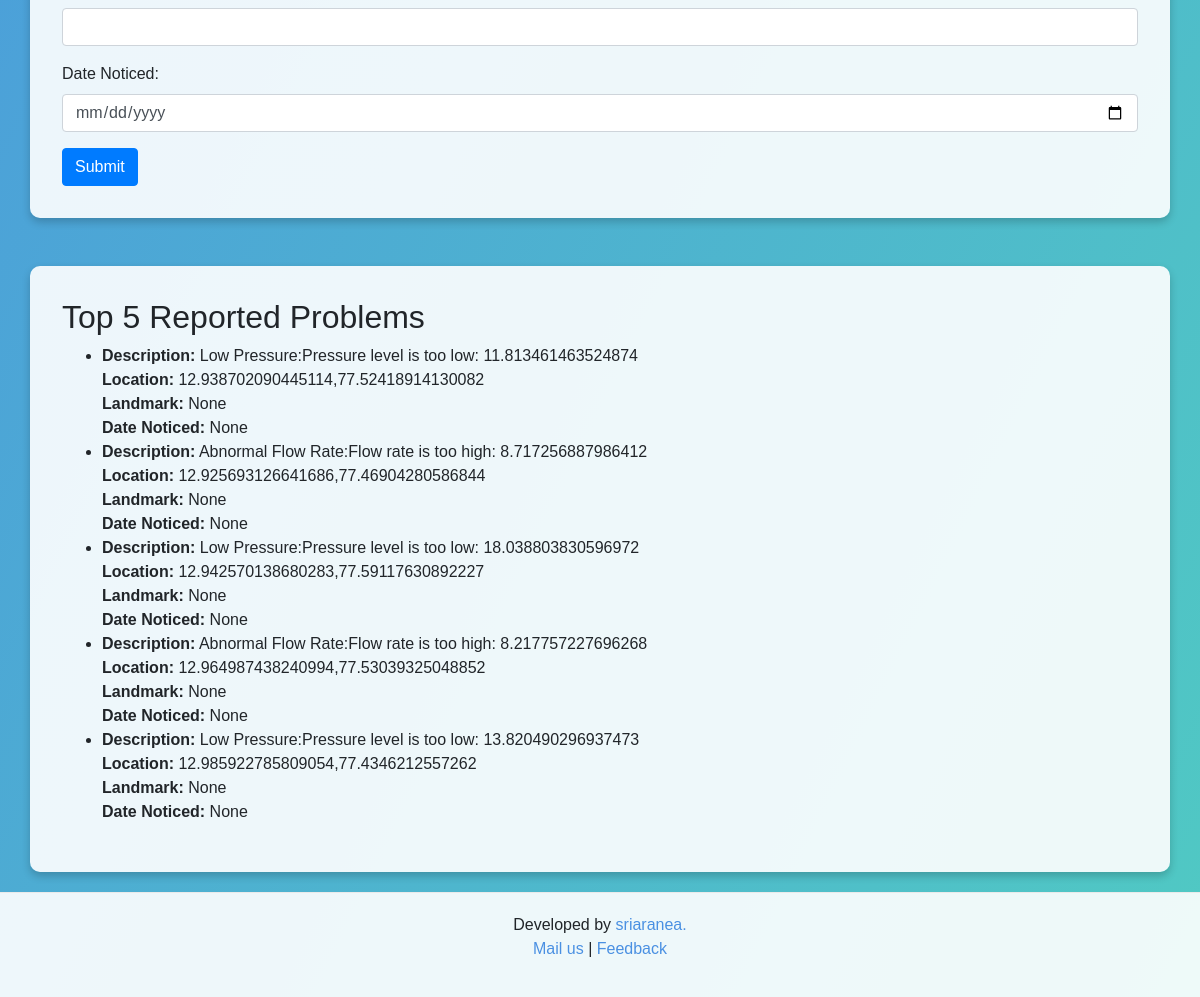
Before: / (lower part) with the older database file.
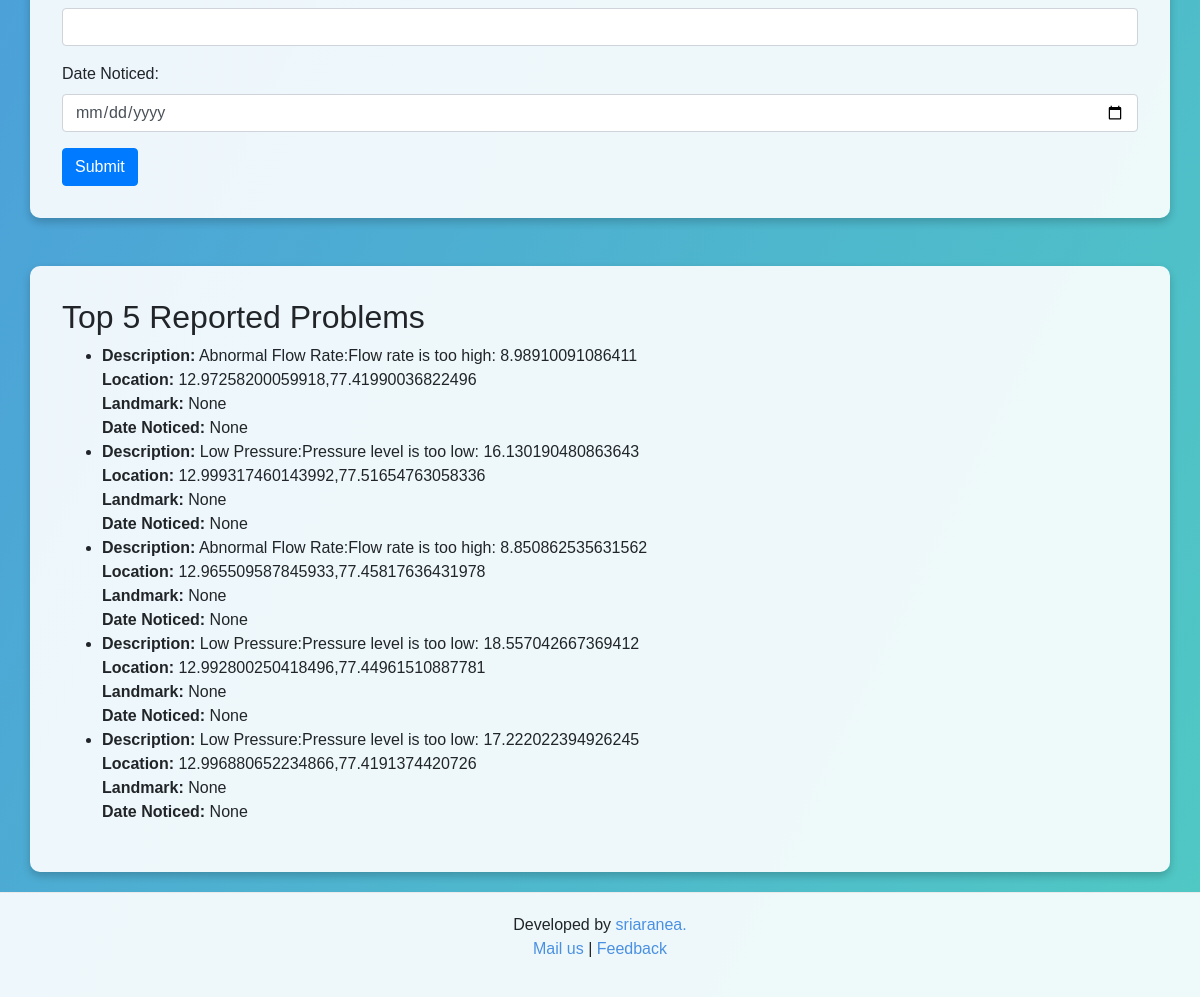
After: the same page with the newer database file.
### tables this page shows
CREATE TABLE reported_problems 
                 (id INTEGER PRIMARY KEY AUTOINCREMENT, location TEXT, landmark TEXT, 
                 location_description TEXT, issue_image TEXT, issue_description TEXT, 
                 email TEXT, date TEXT, lat REAL, lng REAL, assigned_to TEXT, status TEXT);

### app.py (the view)
@app.route('/')
def index():
    conn = sqlite3.connect('waruna.db')
    c = conn.cursor()
    c.execute("SELECT * FROM reported_problems ORDER BY id DESC LIMIT 5")
    top_problems = c.fetchall()
    conn.close()
    return render_template('index.html', top_problems=top_problems)

### templates/index.html (shortened to what this page needs)
<!DOCTYPE html>
<html lang="en">
<head>
    <link rel="stylesheet" href="https://stackpath.bootstrapcdn.com/bootstrap/4.3.1/css/bootstrap.min.css">
    <link rel="stylesheet" href="https://unpkg.com/leaflet@1.7.1/dist/leaflet.css" />
</head>
<body>
    <div class="container">
        <form action="/submit_issue" method="POST" enctype="multipart/form-data">
            <div class="form-group">
                <input type="email" class="form-control" id="email" name="email" required>
            </div>
            <div class="form-group">
                <label for="date">Date Noticed:</label>
                <input type="date" class="form-control" id="date" name="date" required>
            </div>
            <button type="submit" class="btn btn-primary">Submit</button>
        </form>
    </div>
    <div class="container mt-5">
        <h2>Top 5 Reported Problems</h2>
        <ul>
            {% for problem in top_problems %}
            <li>
                <strong>Description:</strong> {{ problem[5] }}<br>
                <strong>Location:</strong> {{ problem[1] }}<br>
                <strong>Landmark:</strong> {{ problem[2] }}<br>
                <strong>Date Noticed:</strong> {{ problem[7] }}
            </li>
            {% endfor %}
        </ul>
    </div>
    <footer>
        <p>Developed by <a href="https://sriaranea.com/sriaranea/">sriaranea. <br></a> <a href="mailto:sriaranea@gmail.com">Mail us</a> | <a
                href="mailto:sriaranea@gmail.com">Feedback</a></p>
    </footer>
</body>
</html>

Changed rows visible on the page:
no longer on this page (row unchanged): reported_problems: issue_description "Low Pressure:Pressure level is too low: 11.813461463524874", location "12.938702090445114,77.52418914130082", problem "None"
no longer on this page (row unchanged): reported_problems: issue_description "Abnormal Flow Rate:Flow rate is too high: 8.717256887986412", location "12.925693126641686,77.46904280586844", problem "None"
no longer on this page (row unchanged): reported_problems: issue_description "Low Pressure:Pressure level is too low: 18.038803830596972", location "12.942570138680283,77.59117630892227", problem "None"
no longer on this page (row unchanged): reported_problems: issue_description "Abnormal Flow Rate:Flow rate is too high: 8.217757227696268", location "12.964987438240994,77.53039325048852", problem "None"
no longer on this page (row unchanged): reported_problems: issue_description "Low Pressure:Pressure level is too low: 13.820490296937473", location "12.985922785809054,77.4346212557262", problem "None"
added reported_problems: issue_description "Abnormal Flow Rate:Flow rate is too high: 8.98910091086411", location "12.97258200059918,77.41990036822496", problem "None"
added reported_problems: issue_description "Low Pressure:Pressure level is too low: 16.130190480863643", location "12.999317460143992,77.51654763058336", problem "None"
added reported_problems: issue_description "Abnormal Flow Rate:Flow rate is too high: 8.850862535631562", location "12.965509587845933,77.45817636431978", problem "None"
added reported_problems: issue_description "Low Pressure:Pressure level is too low: 18.557042667369412", location "12.992800250418496,77.44961510887781", problem "None"
added reported_problems: issue_description "Low Pressure:Pressure level is too low: 17.222022394926245", location "12.996880652234866,77.4191374420726", problem "None"
